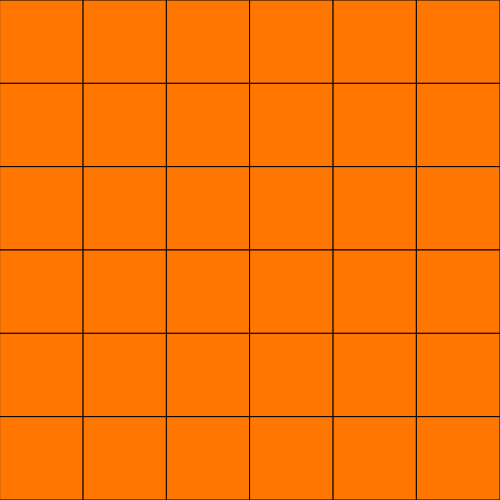
Frame 1 (no input)
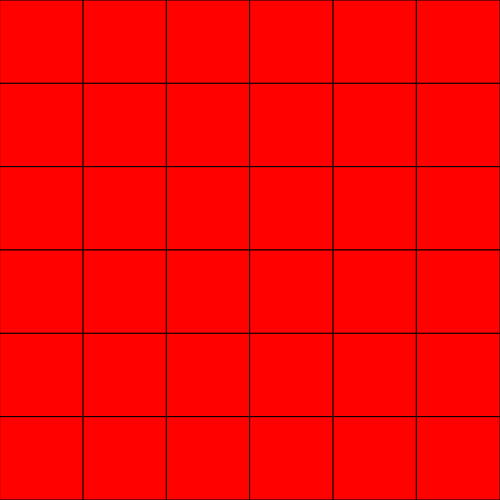
Frame 60 (no input)
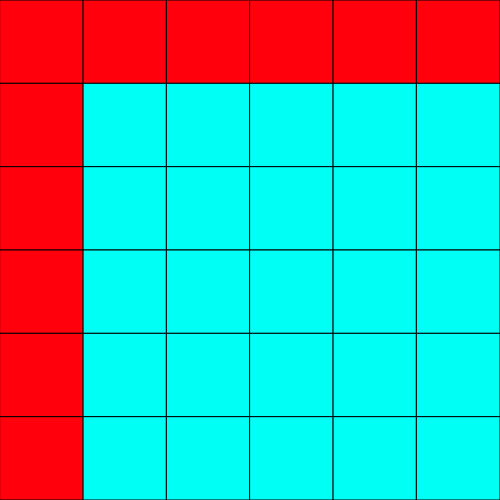
Frame 120 (the mouse pressed at the canvas centre since frame 60)

The p5.js sketch that drew these frames (run headless with seeded random() and noise() and a simulated clock; from frame 60 on, the mouse is pressed at the canvas centre):

// p5.js sketch
// ── sketch.js
// This artwork changes the pattern of the tiles based on the binary representation of the mouse position.
// At first I tried to do it accurate to the pixel but I realised that it was better having multiple pixels for one change so it doesn't do as much flashing.
// Moving the mouse around changes the pattern and moving the mouse left and right changes the hue.

//Initialise Constants
const patchSize = 500;
const numOfRects = 6;
const rectSize = patchSize/numOfRects;
const totalMouseSize = 2**numOfRects
const mouseMultiplyer = patchSize/(totalMouseSize);
//Colour Constants
const numOfColours = 1536;
const colourMouseMultiplyer = patchSize/numOfColours;

//Global Vars
shade = 127;

function setup(){
  createCanvas(patchSize, patchSize);
  noCursor();
  prevMouseX = mouseX;
  prevMouseY = mouseY;
  targetX = mouseX;
}

function pad(value, padding, padder="0") {
  //Add a padding to the start to make string a set length
  value = value.toString();
  while (value.length < padding) {
    value = padder+value; //Add the pad value to the start until it is correct length
  }
  return value;
}

function getMouse(pos) {
  if (pos > patchSize-mouseMultiplyer) { //Mouse is off to the right
    val = pad("1",numOfRects);
  }
  else if (pos < 0) { //Mouse is off to the left
    val = pad("",numOfRects,"1");
  }
  else { //Mouse is on canvas
    val = pad(parseInt(totalMouseSize-1-Math.floor(pos/mouseMultiplyer)).toString(2),numOfRects); //Convert mouse position to 6 bit binary
  }
  return val;
}

function drawPosition() {
  //Calculate colour
  hue = calculateHue();

  //Get mouse position in buinary
  xBin = getMouse(mouseX);
  yBin = getMouse(mouseY);

  
  for (y = 0; y < numOfRects; y++) { //Iterate through rows
    for (x = 0; x < numOfRects; x++) {  //Iterate through columns
      if (xBin[x] == 1 & yBin[y] == 1) { //1 in binary
        fill(hueToRGB(hue)); 
      }
      else {//0 in binary
        fill(hueToRGB(hue+numOfColours/2)); //Make colour opposite hue to 1
      }
      //Draw Rectangle
      rect(x*rectSize,y*rectSize,rectSize,rectSize);
    }
  }
}

function hueToRGB(hue) {
  //Make hue in correct bounds
  while (hue >= numOfColours) {
    hue -= numOfColours;
  }
  while (hue < 0) {
    hue += 1024+512;
  }

  //Convert hue values 0 to 1535 to RGB values
  if (hue < 256) {
    col = [255,hue,0];      //Red to Yellow
  }
  else if (hue < 512) {
    col = [512-hue,255,0];  //Yellow to Green
  }

  else if (hue < 512+256) {
    col = [0,255,hue-512]   //Green to Cyan
  }
  else if (hue < 1024) {
    col = [0,1024-hue,255]  //Cyan to Blue
  }

  else if (hue < 1024+256) {
    col = [hue-1024,0,255]  //Blue to Magenta
  }
  else if (hue < 1024+512) {
    col = [255,0,1536-hue]  //Magenta to Red
  }

  return col
}

function calculateHue() {
  //Calculate mouse hue
  scaledMouseX = mouseX/colourMouseMultiplyer;
  //Limiters for mouse hue
  if (scaledMouseX < 0) {
    scaledMouseX = 0;
  }
  else if (scaledMouseX > numOfColours) {
    scaledMouseX = numOfColours;
  }

  //Calculate amount for colour to change
  //THe colour changes slower than mouse movement and catches up to make it feel more smooth.
  mouseDifferenceX = scaledMouseX-shade
  shade += mouseDifferenceX/15

  return shade;
}

function draw(){ // draws the artwork
  background(255); // sets the baground colour to grey
  fill(0);
  stroke(0);
  drawPosition();
}
